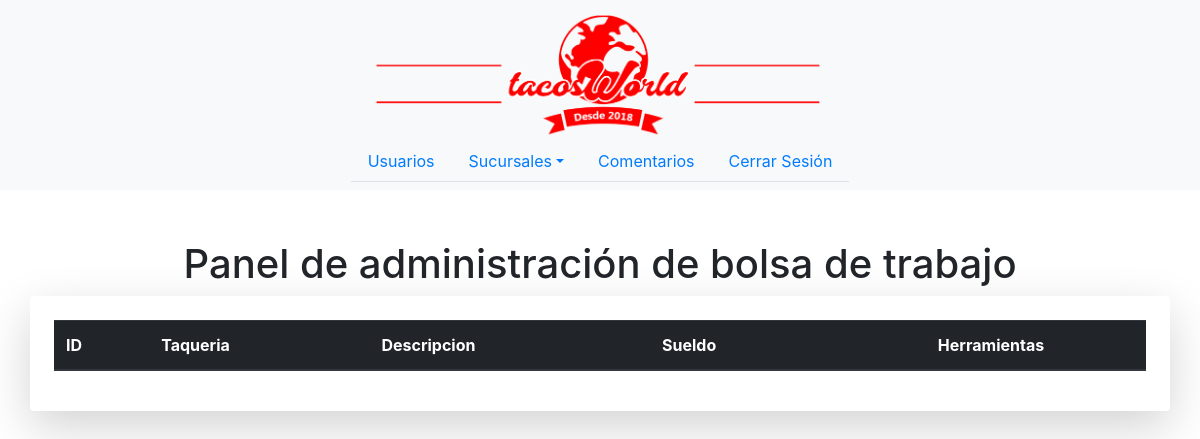
/admin/establishments/job.php, run on an earlier commit of the app's database.
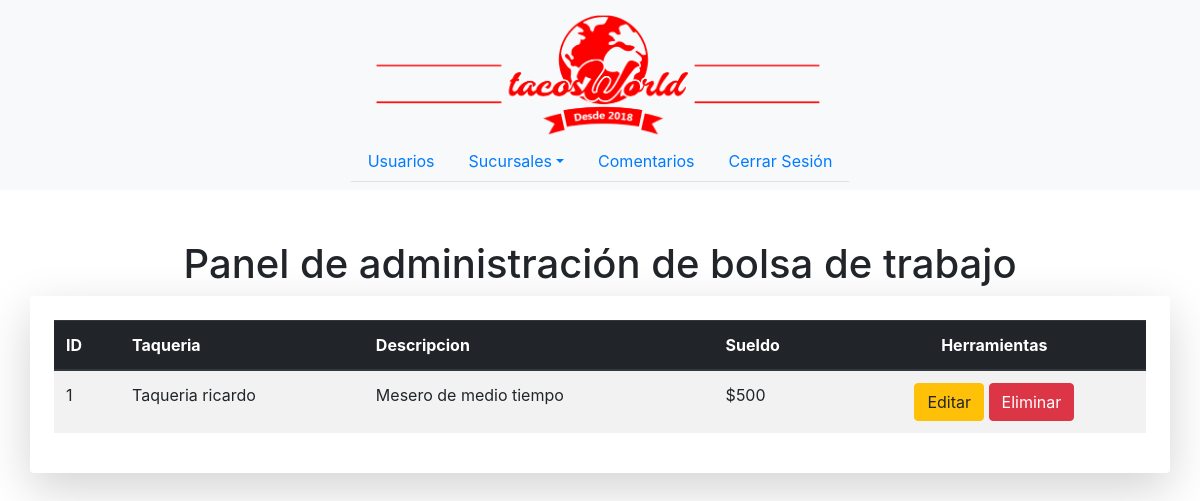
And on a later commit of the database.
### tables this page shows
CREATE TABLE BOLSA_TRABAJO(
ID_BOLSA INT AUTO_INCREMENT PRIMARY KEY NOT NULL,
ID_TAQUERIA INT NOT NULL,
DESCRIPCION VARCHAR(100) NOT NULL,
SUELDO FLOAT NULL
);

CREATE TABLE TAQUERIA(
ID_TAQUERIA INT AUTO_INCREMENT PRIMARY KEY NOT NULL,
ESTATUSBT BIT NOT NULL,
TELEFONO VARCHAR(20) NOT NULL,
NOMBRE VARCHAR(50) NOT NULL,
DIRECCION VARCHAR(100)NOT NULL,
LATITUD FLOAT(10,6)  NULL,
LONGITUD FLOAT(10,6) NULL,
DESCRIPCION VARCHAR(100) NOT NULL,
ID_USUARIO INT NOT NULL,
ESTATUS_SUCURSAL BIT NOT NULL,
IMAGEN LONGBLOB NULL);

### admin/establishments/job.php (the view, shortened to what this page needs)
<!DOCTYPE HTML>
<html lang="en">
  <head>
    <link rel="stylesheet" href="../../css/bootstrap.min.css">
  </head>
  <body>
    <nav class="navbar navbar-expand-md flex-column fixed-top navbar-dark bg-light navbar-inverse" style="background-color: transparent;">
        <a class="navbar-brand align-self-center m-0 pb-3 position-md-absolute pb-md-0" href="#"><img id= "logo" src="../../images/logo.png" alt="tacosWorld"></a>
         <ul class="nav nav-tabs">
          <li class="nav-item">
            <a class="nav-link" href="../users.php">Usuarios</a>
          </li>
          <li class="nav-item dropdown">
            <a class="nav-link dropdown-toggle" data-toggle="dropdown" href="#" role="button" aria-haspopup="true" aria-expanded="false">Sucursales</a>
          </li>
          <li class="nav-item">
            <a class="nav-link" href="../comments.php">Comentarios</a>
          </li>
          <li class="nav-item"><a class="nav-link" href="#">Cerrar Sesión</a></li>
        </ul>
    </nav>
    <br><br><br><br><br><br><br><BR></BR><br>
    <center><h1 class="h1">Panel de administración de bolsa de trabajo</h1></center>
    <div class="container shadow-lg p-4 mb-5 bg-white rounded" style="overflow: auto">
        <table class="table table-striped table-hover">
               <thead class="thead-dark">
                   <tr>
                       <th scope="col">ID</th>
                       <th scope="col">Taqueria</th>
                       <th scope="col">Descripcion</th>
                       <th scope="col">Sueldo</th>
                       <th scope="col"><center>Herramientas</center></th>
                   </tr>
               </thead>
               <tbody>
                    <?php
                        $conection=conectar();
                    $query="SELECT * FROM BOLSA_TRABAJO";
                    $resultado=mysqli_query($conection,$query) or die(mysqli_error($conection));
                      while($consulta =mysqli_fetch_array($resultado)){
                    $queryy="SELECT NOMBRE FROM TAQUERIA WHERE ID_TAQUERIA=".$consulta['ID_TAQUERIA'].";";
                    $resultadoo=mysqli_query($conection,$queryy) or die(mysqli_error($conection));
                    $consultaa =mysqli_fetch_array($resultadoo);
                   ?>
                      <tr>
		                <td><?php echo $consulta['ID_BOLSA']; ?></td>
		                <td><?php echo $consultaa['NOMBRE']; ?></td>
		                <td><?php echo $consulta['DESCRIPCION']; ?></td>
		                <td>$<?php echo $consulta['SUELDO']; ?></td>
	                    <td>
                            <center>
                              <a href="editJob.php?ID=<?php echo $consulta['ID_BOLSA']; ?>">
                               <button class="btn btn-warning">Editar</button>
                               </a>
                              <a href="../../PHP/EliminarJobAdmin.php?ID=<?php echo $consulta['ID_BOLSA']; ?>">
                               <button class="btn btn-danger">Eliminar</button>
                               </a>
                            </center>
                       </td>
                    </tr>
                     <?php } ?>
               </tbody>
           </table>
    </div>
  </body>
</html>

### admin/establishments/job.php (style rules this page uses)
@media (min-width: 768px) { .position-md-absolute { position: absolute; } }
a img#logo { display: block; width: 40%; margin: auto; }

What changed in the data, as far as the page shows it:
added bolsa_trabajo: ID_BOLSA "1", ID_TAQUERIA.NOMBRE "Taqueria ricardo", DESCRIPCION "Mesero de medio tiempo", SUELDO "500"
